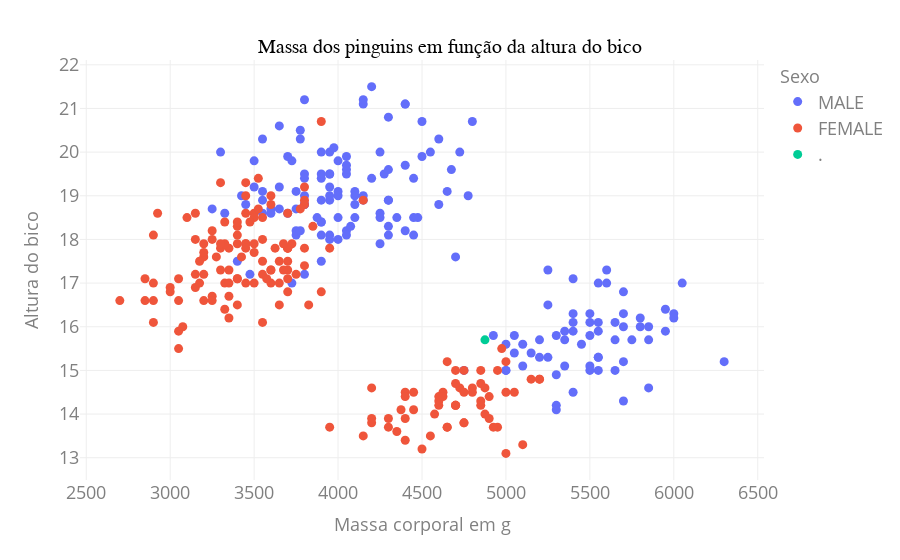

The cell this chart's notebook holds for it:
### Code cell
fig=px.scatter(data_frame=df_size, x='body_mass_g', y='culmen_depth_mm', color='sex')

fig.update_layout(
    xaxis_title={
        'text':'Massa corporal em g',
        'font_size': 18
    },
    yaxis_title={
        'text': 'Altura do bico',
        'font_size': 18
    },
    legend_title={
        'text':'Sexo',
        'font_size': 18
    },
    font_color='grey',
    title={
        'text': 'Massa dos pinguins em função da altura do bico',
        'x': 0.5,
        'y': 0.93,
        'font_family': 'Times New Roman',
        'font_color': 'black',
        'font_size': 20
    },
    template='presentation'
)

### Figure 1 — Plotly figure (JSON) as saved in the notebook; plotly's stock layout.template omitted (floating-point values rounded to 4 significant figures; data arrays with more than 128 entries replaced by an {"elided": "..."} marker saying what was removed)
{"data": [{"hovertemplate": "sex=MALE<br>body_mass_g=%{x}<br>culmen_depth_mm=%{y}<extra></extra>", "legendgroup": "MALE", "marker": {"color": "#636efa", "symbol": "circle"}, "mode": "markers", "name": "MALE", "orientation": "v", "showlegend": true, "type": "scatter", "x": {"elided": "168 int values"}, "xaxis": "x", "y": {"elided": "168 float values"}, "yaxis": "y"}, {"hovertemplate": "sex=FEMALE<br>body_mass_g=%{x}<br>culmen_depth_mm=%{y}<extra></extra>", "legendgroup": "FEMALE", "marker": {"color": "#EF553B", "symbol": "circle"}, "mode": "markers", "name": "FEMALE", "orientation": "v", "showlegend": true, "type": "scatter", "x": {"elided": "165 int values"}, "xaxis": "x", "y": {"elided": "165 float values"}, "yaxis": "y"}, {"hovertemplate": "sex=.<br>body_mass_g=%{x}<br>culmen_depth_mm=%{y}<extra></extra>", "legendgroup": ".", "marker": {"color": "#00cc96", "symbol": "circle"}, "mode": "markers", "name": ".", "orientation": "v", "showlegend": true, "type": "scatter", "x": [4875], "xaxis": "x", "y": [15.7], "yaxis": "y"}], "layout": {"font": {"color": "grey"}, "legend": {"title": {"font": {"size": 18}, "text": "Sexo"}, "tracegroupgap": 0}, "margin": {"t": 60}, "title": {"font": {"color": "black", "family": "Times New Roman", "size": 20}, "text": "Massa dos pinguins em função da altura do bico", "x": 0.5, "y": 0.93}, "xaxis": {"anchor": "y", "domain": [0, 1], "title": {"font": {"size": 18}, "text": "Massa corporal em g"}}, "yaxis": {"anchor": "x", "domain": [0, 1], "title": {"font": {"size": 18}, "text": "Altura do bico"}}}}
